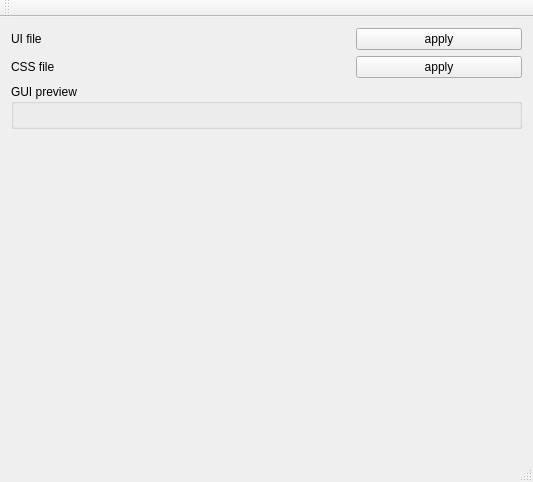
<?xml version="1.0" encoding="utf-8"?>
<ui version="4.0">
  <class>MainWindow</class>
  <widget class="QMainWindow" name="MainWindow">
    <property name="geometry">
      <rect>
        <x>0</x>
        <y>0</y>
        <width>533</width>
        <height>482</height>
      </rect>
    </property>
    <property name="windowTitle">
      <string>MainWindow</string>
    </property>
    <widget class="QWidget" name="centralWidget">
      <layout class="QVBoxLayout" name="verticalLayout">
        <item>
          <layout class="QGridLayout" name="gridLayout">
            <item row="1" column="1">
              <widget class="PathSelector" name="cssSelector" native="true"/>
            </item>
            <item row="1" column="0">
              <widget class="QLabel" name="label_2">
                <property name="text">
                  <string>CSS file</string>
                </property>
              </widget>
            </item>
            <item row="0" column="1">
              <widget class="PathSelector" name="uiSelector" native="true"/>
            </item>
            <item row="0" column="0">
              <widget class="QLabel" name="label">
                <property name="text">
                  <string>UI file</string>
                </property>
              </widget>
            </item>
            <item row="0" column="2">
              <widget class="QPushButton" name="pushButtonApplyUi">
                <property name="text">
                  <string>apply</string>
                </property>
              </widget>
            </item>
            <item row="1" column="2">
              <widget class="QPushButton" name="pushButtonApplyCss">
                <property name="text">
                  <string>apply</string>
                </property>
              </widget>
            </item>
          </layout>
        </item>
        <item>
          <widget class="QGroupBox" name="groupBox">
            <property name="title">
              <string>GUI preview</string>
            </property>
            <layout class="QVBoxLayout" name="verticalLayout_2">
              <item>
                <layout class="QVBoxLayout" name="verticalLayoutUi"/>
              </item>
            </layout>
          </widget>
        </item>
        <item>
          <spacer name="verticalSpacer">
            <property name="orientation">
              <enum>Qt::Vertical</enum>
            </property>
            <property name="sizeHint" stdset="0">
              <size>
                <width>20</width>
                <height>40</height>
              </size>
            </property>
          </spacer>
        </item>
      </layout>
    </widget>
    <widget class="QMenuBar" name="menuBar">
      <property name="geometry">
        <rect>
          <x>0</x>
          <y>0</y>
          <width>533</width>
          <height>22</height>
        </rect>
      </property>
    </widget>
    <widget class="QToolBar" name="mainToolBar">
      <attribute name="toolBarArea">
        <enum>TopToolBarArea</enum>
      </attribute>
      <attribute name="toolBarBreak">
        <bool>false</bool>
      </attribute>
    </widget>
    <widget class="QStatusBar" name="statusBar"/>
  </widget>
  <layoutdefault spacing="6" margin="11"/>
  <customwidgets>
    <customwidget>
      <class>PathSelector</class>
      <extends>QWidget</extends>
      <header>PathSelector.h</header>
      <container>1</container>
    </customwidget>
  </customwidgets>
  <resources/>
  <connections/>
</ui>
